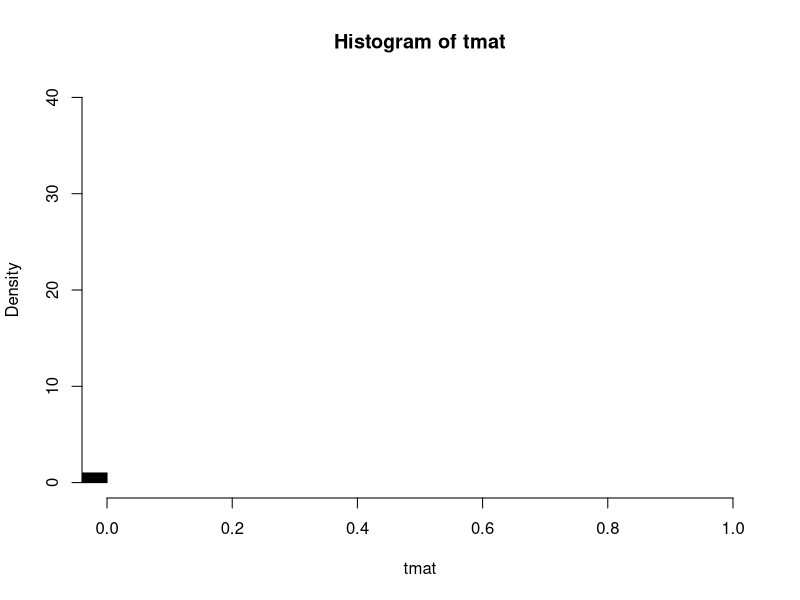
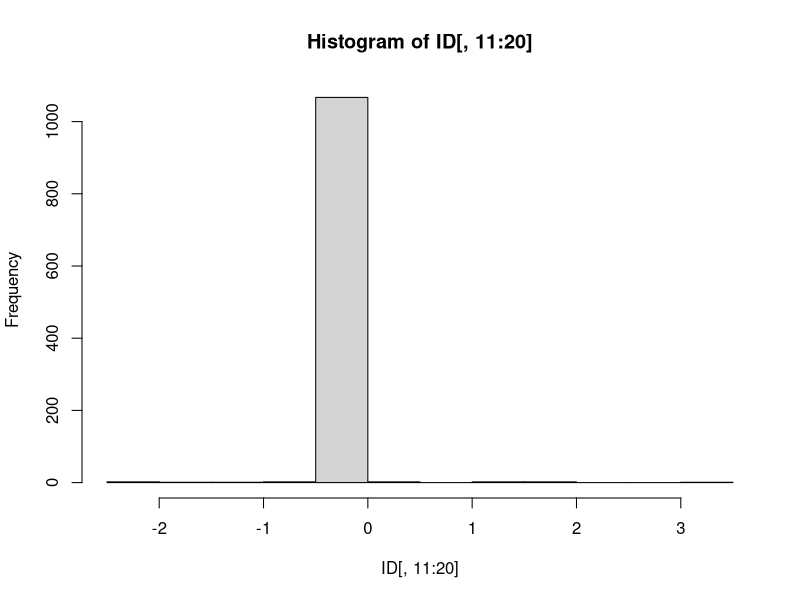

These figures' R source, in order:
initialise_inds <- function(N = 200){
    ID      <- matrix(data = 0, nrow = N, ncol = 30);
    ID[,1]  <- 1:N;
    ID[,2]  <- rbinom(n = N, size = 1, prob = 0.5);
    ID[,3]  <- sample(x = 1:10, size = N, replace = TRUE);
    ID[,4]  <- sample(x = 1:10, size = N, replace = TRUE);
    ID[,5]  <- rep(x = 0, times = N);
    ID[,6]  <- rep(x = -1, times = N);
    ID[,7]  <- rep(x = -1, times = N);
    ID[,8]  <- rep(x = 0, times = N);
    ID[,9]  <- rep(x = -1, times = N);
    ID[,10] <- rep(x = 0, times = N);
    return(ID);
}

initialise_Rmat <- function(ID){
    rows <- dim(ID)[1];
    Rmat <- matrix(data = 0, nrow = rows, ncol = rows);
    diag(Rmat) <- 1;
    Rmat <- cbind(ID[,1], Rmat);
    return(Rmat);
}

Rbuild <- function(Rmat, ID, Rmat_new){
    inds <- dim(ID)[1];
    for(i in 1:inds){
        if(ID[i, 6] %in% Rmat[,1] == FALSE){
            MomP <- -1;
        }else{
            MomP <- which(Rmat[,1] == ID[i, 6]);
        }
        if(ID[i, 7] %in% Rmat[,1] == FALSE){
            DadP <- -1;
        }else{
            DadP <- which(Rmat[,1] == ID[i, 7]);
        }
        # Inbreeding coefficient
        if(MomP < 0 | DadP < 0){
            Rmat_new[i, i+1] <- 1; 
        }else{
            Rmat_new[i, i+1] <- 1 + Rmat[MomP, DadP+1]; 
        }
        # Kinship coefficient
        j <- 1;
        while(j < i){
            if(ID[j, 6] %in% Rmat[,1] == FALSE){
                Om <- -1;
            }else{
                Om <- which(Rmat[,1] == ID[j, 6]);
            }
            if(ID[j, 7] %in% Rmat[,1] == FALSE){
                Od <- -1;
            }else{
                Od <- which(Rmat[,1] == ID[j, 7]);
            }
            
            if(ID[i,5] == 0 & ID[j,5] == 0){
                if(Om < 0 | MomP < 0){
                    w <- 0;
                }else{
                    if(MomP == Om){
                        w <- 0.5 * Rmat[MomP, Om + 1];
                    }else{
                        w <- Rmat[MomP, Om + 1];
                    }
                }
                if(Od < 0 | MomP < 0){
                    y <- 0;
                }else{
                    y <- Rmat[MomP, Od + 1];
                }
                if(Om < 0 | DadP < 0){
                    x <- 0;
                }else{
                    x <- Rmat[DadP, Om + 1];
                }
                if(Od < 0 | DadP < 0){
                    z <- 0;
                }else{
                    if(DadP == Od){
                        z <- 0.5 * Rmat[DadP, Od + 1];
                    }else{
                        z <- Rmat[DadP, Od + 1];
                    }
                }
            }
            rMmuP <- 0.5 * (w + y);
            rDmuP <- 0.5 * (x + z);
            rval  <- 0.5 * (rMmuP + rDmuP);
            
            Rmat_new[i, j+1] <- rval;
            Rmat_new[j, i+1] <- rval;
            j <- j + 1;
        }
    }
    
    for(i in 1:inds){
        for(j in 1:inds){
            if(ID[i, 6] == ID[j, 1]){
                if(ID[j, 6] == -1){
                    Rmat_new[i, j+1] = 0.25;
                    Rmat_new[j, i+1] = 0.25;
                }    
            }
            if(ID[i, 7] == ID[j, 1]){
                if(ID[j, 7] == -1){
                    Rmat_new[i, j+1] = 0.25;
                    Rmat_new[j, i+1] = 0.25;
                }    
            }
        }
    }
    
    return(Rmat_new);
}

mateselect <- function(ID, Rmat_new){
    fem <- ID[ID[,2] == 0 & ID[,5] == 0,];
    mal <- ID[ID[,2] == 1 & ID[,5] == 0,];
    for(i in 1:dim(fem)[1]){
        strat <- sum(fem[i,11:20]);
        vals  <- rep(0, dim(mal)[1]);
        fpos  <- which(Rmat_new[,1] == i); 
        for(j in 1:length(vals)){
            mpos    <- which(Rmat_new[,1] == j);
            kval    <- Rmat_new[i, j+1];
            vals[j] <- kval * strat;
        }
        if(strat < 0){
            weight <- 1 / (1 + (-1 * vals));
            probs  <- weight / sum(weight);
        }else{
            weight <- 1 + vals;
            probs  <- weight / sum(weight);
        }
        mate    <- sample(x = 1:dim(mal)[1], size = 1, pr = probs);
        mateID  <- mal[mate,1];
        matepos <- which(ID[,1] == mateID);
        ownID   <- fem[i, 1];
        ownpos  <- which(ID[,1] == ownID);
        ID[ownpos, 9]  <- mateID;
        ID[matepos, 9] <- ownID;
    }
    return(ID);
}

make_offspring <- function(ID, Rmat_new, nn = 6){
    start_ID <- max(ID[,1]) + 1;
    for(i in 1:dim(ID)[1]){
        if(ID[i, 2] == 0 & ID[i, 9] > 0 & ID[i, 5] == 0){
            mum    <- ID[i,];
            dadpos <- which(ID[,1] == ID[i, 9]);
            dad    <- ID[dadpos,];
            offs   <- matrix(data = 0, nrow = nn, ncol = dim(ID)[2]);
            offs[,1] <- start_ID:(start_ID+nn-1);
            start_ID <- start_ID + nn;
            offs[,2] <- rbinom(n = nn, size = 1, prob = 0.5);
            offs[,3] <- mum[3];
            offs[,4] <- mum[4];
            offs[,6] <- mum[1];
            offs[,7] <- dad[1];
            mrpos    <- which(Rmat_new[,1] == mum[1]);
            drpos    <- which(Rmat_new[,1] == dad[1]);
            offs[,8] <- Rmat_new[mrpos, drpos+1];
            offs[,11:30] <- mum[11:30];
            dum_vec  <- rbinom(n = length(offs[,11:30]), size = 1, prob = 0.5);
            dummy    <- matrix(data = dum_vec, nrow = dim(offs)[1]);
            dummy[dummy > 0] <- NA;
            
        }
    }
}

produce_offs <- function(ID, Rmat_new, nn){
    # NOTE: This toy model has unrealistic recombination between parents!
    mums  <- sum(ID[,2] == 0 & ID[, 5] == 0 & ID[, 9] != 0);
    offs  <- matrix(data = 0, nrow = mums * nn, ncol = dim(ID)[2]);
    start <- 1;
    for(i in 1:dim(ID)[1]){  # Unrealistic recombination saves some time.
        if(ID[i,2] == 0 & ID[i, 5] == 0 & ID[i, 9] != 0){
            her_off     <- matrix(data = ID[i,], nrow = nn, ncol = dim(ID)[2], 
                                  byrow = TRUE);
            her_off[,2] <- rbinom(n = nn, size = 1, prob = 0.5);
            her_off[,6] <- ID[i,1];
            her_off[,7] <- ID[i,9];
            mum_p       <- which(Rmat_new[,1] == ID[i,1]);
            dad_p       <- which(Rmat_new[,1] == ID[i,9]);
            her_off[,8] <- Rmat_new[mum_p, dad_p + 1];
            dad_o       <- which(ID[,1] == ID[i,9]);
            dad_overlay <- matrix(data = ID[dad_o,], nrow = nn, 
                                  ncol = dim(ID)[2], byrow = TRUE);
            to_vec      <- rbinom(n = nn*dim(ID)[2], size = 1, prob = 0.5);
            to_overlay  <- matrix(data = to_vec, nrow = nn);
            to_overlay[,1:10] <- 1;
            her_off[to_overlay < 1] <- NA;
            her_off[is.na(her_off)] <- dad_overlay[is.na(her_off)];
            offs[start:(start+(nn-1)), 1:dim(ID)[2]] <- her_off;
            start <- start + nn;
        }
    }
    max_ID   <- max(ID[,1]);
    offs[,1] <- (max_ID + 1):(max_ID + dim(offs)[1]); 
    return(offs);
}

mortality <- function(offs, beta){
    depression        <- exp(-1 * beta * offs[,8]);
    alive             <- rbinom(n = dim(offs)[1], size = 1, prob = depression);
    offs[alive < 1,5] <- -1;
    offs              <- offs[offs[,5] > -1,];
    return(offs);
}

mutation  <- function(offs, mu){
    mutations <- rbinom(n = 20*dim(offs)[1], size = 1, prob = mu);
    tot_mut   <- sum(mutations);
    mut_mat   <- matrix(data = mutations, nrow = dim(offs)[1]);
    mu_eff    <- rnorm(n = tot_mut, mean = 0, sd = 2);
    mut_mat[mut_mat > 0] <- mu_eff;
    offs[,11:30] <- offs[,11:30] + mut_mat;
    return(offs);
}

retain <- function(ID, offs){
    retainers <- rep(x = 0, times = dim(ID)[1]);
    for(i in 1:dim(ID)[1]){
        ID_num <- ID[i, 1];
        ismum  <- sum(offs[,6] == ID_num);
        isdad  <- sum(offs[,7] == ID_num);
        ispar  <- ismum + isdad;
        if(ispar < 1){
            retainers[i] <- 1;
        }
    }
    to_remove <- which(retainers == 1);
    ID <- ID[-to_remove,];
    return(ID);
}

get_stats <- function(ID){
    mean_inbr <- mean(ID[,8]);
    mean_aval <- mean(ID[,11:20]);
    sd_aval   <- sd(ID[,11:20]);
    mean_nval <- mean(ID[,21:30]);
    sd_nval   <- sd(ID[,21:30]);
    stat_vec  <- c(mean_inbr, mean_aval, sd_aval, mean_nval, sd_nval);
    return(stat_vec);
}

immigration <- function(ID, imm, IDst){
    max_ID     <- max(ID[,1]);
    immigrants <- initialise_inds(N = imm);
    avalues    <- rnorm(n = 10 * imm, mean = IDst[2], sd = IDst[3]);
    nvalues    <- rnorm(n = 10 * imm, mean = IDst[4], sd = IDst[5]);
    a_mat      <- matrix(data = avalues, nrow = imm);
    n_mat      <- matrix(data = nvalues, nrow = imm);
    immigrants[,2]     <- 1;
    immigrants[,11:20] <- a_mat;
    immigrants[,21:30] <- n_mat;
    imm_IDs            <- (max_ID + 1):(max_ID + imm);
    immigrants[,1]     <- imm_IDs;
    ID <- rbind(ID, immigrants);
    return(ID);
}

new_gen <- function(ID, Rmat, cost = 0, imm = 5, beta = 1, 
                    mu = 0.01, Kf = 100, Km = 100, nn = 6){
    N       <- dim(ID)[1];
    death   <- rep(x = 0, times = N);
    females <- sum(ID[,2] == 0 & ID[,5] <= 1);
    males   <- sum(ID[,2] == 1 & ID[,5] <= 1);
    strat   <- apply(X = ID[,11:20], MARGIN = 1, FUN = sum);
    strat_c <- abs(strat) * cost;
    strat_d <- rbinom(n = N, size = 1, prob = strat_c);
    death   <- death + strat_d;
    death   <- death + (ID[,5] > 1);
    ID[,5]  <- -1 * death;
    ID      <- ID[order(ID[,2], decreasing = FALSE),];
    ID      <- ID[order(ID[,5], decreasing = FALSE),];
    livef   <- sum(ID[,2] == 0 & ID[,5] < 2 & ID[,5] > -1);
    livem   <- sum(ID[,2] == 1 & ID[,5] < 2 & ID[,5] > -1);
    if(livef > Kf){
        rm   <- livef - Kf;
        rows <- which(ID[,2] == 0 & ID[,5] < 2 & ID[,5] > -1);
        ID[rows[1:rm],5] <- -1;
    }
    if(livem > Km){
        rm   <- livem - Km;
        rows <- which(ID[,2] == 1 & ID[,5] < 2 & ID[,5] > -1);
        ID[rows[1:rm],5] <- -1;
    }
    ID <- rbind(ID[ID[,5] >= 0,], ID[ID[,5] < 0,]);
    
    Rmat_new <- initialise_Rmat(ID);
    Rmat_new <- Rbuild(Rmat, ID, Rmat_new);
    
    ID   <- mateselect(ID, Rmat_new);
    offs <- produce_offs(ID, Rmat_new, nn);
    offs <- mortality(offs, beta);
    offs <- mutation(offs, mu);
    IDst <- get_stats(ID);
    
    ID[ID[,5] >= 0, 5] <- ID[ID[,5] >= 0,5] + 1;
    ID[ID[,5] > 0, 5]  <- -1;
    
    ID <- retain(ID, offs);
    ID <- rbind(ID, offs);
    
    ID <- immigration(ID, imm, IDst);
    
    results <- list(ID = ID, Rmat = Rmat_new, stats = IDst);
}














ID   <- initialise_inds(N = 30);
Rmat <- initialise_Rmat(ID);



gen  <- new_gen(ID = ID, Rmat = Rmat, Kf = 60, Km = 60, beta = 8, imm = 1);
ID   <- gen$ID;
Rmat <- gen$Rmat;

tmat <- Rmat[,2:dim(Rmat)[1]]
diag(tmat) <- NA;
hist(tmat, xlim = c(0, 1), ylim = c(0, 40), freq = FALSE, col = "black");






hist(ID[,11:20]);




which(Rmat[,2:dim(Rmat)[1]] > 1)












